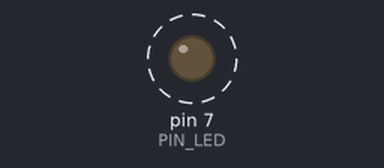
Recording of a sketch running on a simulated Arduino Uno, built with avr-gcc and run on an emulated ATmega328P. Parts: output pins drawn as LEDs (lit = HIGH). Dashed ring = blinking. At 3.1 s the program stops and its outputs stay as they are.

Above: at 1.95 s.
Timing chart, 0 to 4.6 s (numbered marks = the images above):
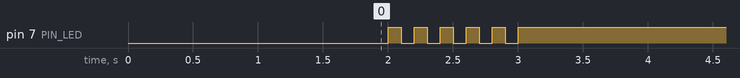

The sketch:

05_practice_2.ino
```cpp
#define PIN_LED 7
int a = 0;

void setup() {
  // put your setup code here, to run once:
  pinMode(PIN_LED, OUTPUT);
  digitalWrite(PIN_LED, 0);
  delay(1900);
}

void loop() {
  // put your main code here, to run repeatedly:
  while(a < 6){
    delay(100);
    digitalWrite(PIN_LED, 1);
    delay(100);
    digitalWrite(PIN_LED, 0);
    a++;
    }
  digitalWrite(PIN_LED,1);
  while(1) {}
}
```

Measured:
- by itself, pin 7 (PIN_LED): alternates HIGH for 0.10 s and LOW for 0.10 s, 11 changes in all, then stays HIGH
